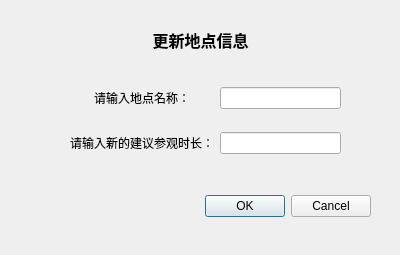
<?xml version="1.0" encoding="UTF-8"?>
<ui version="4.0">
 <class>updatePlaceDialog</class>
 <widget class="QDialog" name="updatePlaceDialog">
  <property name="geometry">
   <rect>
    <x>0</x>
    <y>0</y>
    <width>400</width>
    <height>255</height>
   </rect>
  </property>
  <property name="windowTitle">
   <string>Dialog</string>
  </property>
  <widget class="QDialogButtonBox" name="buttonBox">
   <property name="geometry">
    <rect>
     <x>30</x>
     <y>190</y>
     <width>341</width>
     <height>32</height>
    </rect>
   </property>
   <property name="orientation">
    <enum>Qt::Orientation::Horizontal</enum>
   </property>
   <property name="standardButtons">
    <set>QDialogButtonBox::StandardButton::Cancel|QDialogButtonBox::StandardButton::Ok</set>
   </property>
  </widget>
  <widget class="QWidget" name="layoutWidget">
   <property name="geometry">
    <rect>
     <x>70</x>
     <y>70</y>
     <width>271</width>
     <height>101</height>
    </rect>
   </property>
   <layout class="QGridLayout" name="gridLayout">
    <item row="0" column="0">
     <widget class="QLabel" name="label_2">
      <property name="text">
       <string>请输入地点名称：</string>
      </property>
      <property name="alignment">
       <set>Qt::AlignmentFlag::AlignCenter</set>
      </property>
     </widget>
    </item>
    <item row="0" column="1">
     <widget class="QLineEdit" name="placeEdit"/>
    </item>
    <item row="1" column="0">
     <widget class="QLabel" name="label_3">
      <property name="text">
       <string>请输入新的建议参观时长：</string>
      </property>
     </widget>
    </item>
    <item row="1" column="1">
     <widget class="QLineEdit" name="newTimeEdit"/>
    </item>
   </layout>
  </widget>
  <widget class="QLabel" name="label">
   <property name="geometry">
    <rect>
     <x>90</x>
     <y>30</y>
     <width>221</width>
     <height>20</height>
    </rect>
   </property>
   <property name="font">
    <font>
     <pointsize>12</pointsize>
     <bold>true</bold>
    </font>
   </property>
   <property name="text">
    <string>更新地点信息</string>
   </property>
   <property name="alignment">
    <set>Qt::AlignmentFlag::AlignCenter</set>
   </property>
  </widget>
 </widget>
 <resources/>
 <connections>
  <connection>
   <sender>buttonBox</sender>
   <signal>accepted()</signal>
   <receiver>updatePlaceDialog</receiver>
   <slot>accept()</slot>
   <hints>
    <hint type="sourcelabel">
     <x>248</x>
     <y>254</y>
    </hint>
    <hint type="destinationlabel">
     <x>157</x>
     <y>274</y>
    </hint>
   </hints>
  </connection>
  <connection>
   <sender>buttonBox</sender>
   <signal>rejected()</signal>
   <receiver>updatePlaceDialog</receiver>
   <slot>reject()</slot>
   <hints>
    <hint type="sourcelabel">
     <x>316</x>
     <y>260</y>
    </hint>
    <hint type="destinationlabel">
     <x>286</x>
     <y>274</y>
    </hint>
   </hints>
  </connection>
 </connections>
</ui>
